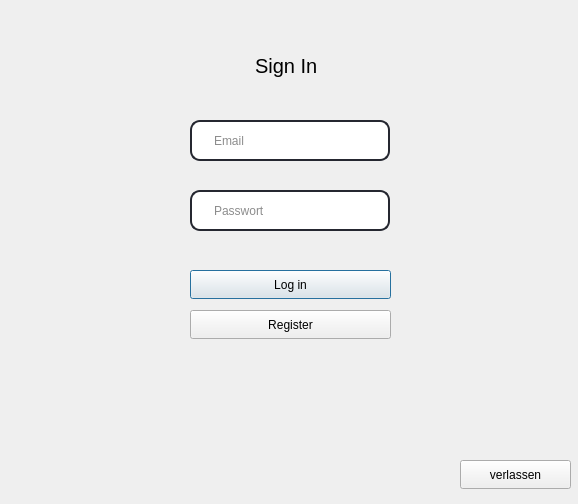
<?xml version="1.0" encoding="UTF-8"?>
<ui version="4.0">
 <class>login</class>
 <widget class="QDialog" name="login">
  <property name="geometry">
   <rect>
    <x>0</x>
    <y>0</y>
    <width>578</width>
    <height>504</height>
   </rect>
  </property>
  <property name="windowTitle">
   <string>Dialog</string>
  </property>
  <widget class="QLineEdit" name="emailInput">
   <property name="geometry">
    <rect>
     <x>190</x>
     <y>120</y>
     <width>200</width>
     <height>41</height>
    </rect>
   </property>
   <property name="minimumSize">
    <size>
     <width>200</width>
     <height>40</height>
    </size>
   </property>
   <property name="styleSheet">
    <string notr="true">QLineEdit{
border: 2px solid rgb(37,39,48);
border-radius: 10px;
color: rgb(26, 26, 26);
padding-left: 20px;
padding-right:20px;
height: 40px;
width: 40px;
border-bottom: 2px solid rgb(37,39,48);
border-bottom-left-radius: 10px; 
border-bottom-right-radius: 10px;
}</string>
   </property>
   <property name="placeholderText">
    <string>Email</string>
   </property>
  </widget>
  <widget class="QLineEdit" name="PasswordInput">
   <property name="geometry">
    <rect>
     <x>190</x>
     <y>190</y>
     <width>200</width>
     <height>41</height>
    </rect>
   </property>
   <property name="minimumSize">
    <size>
     <width>200</width>
     <height>40</height>
    </size>
   </property>
   <property name="styleSheet">
    <string notr="true">QLineEdit{
border: 2px solid rgb(37,39,48);
border-radius: 10px;
color: rgb(26, 26, 26);
padding-left: 20px;
padding-right:20px;
height: 40px;
width: 40px;
border-bottom: 2px solid rgb(37,39,48);
border-bottom-left-radius: 10px; 
border-bottom-right-radius: 10px;
}</string>
   </property>
   <property name="placeholderText">
    <string>Passwort</string>
   </property>
  </widget>
  <widget class="QLabel" name="OutputName">
   <property name="geometry">
    <rect>
     <x>230</x>
     <y>40</y>
     <width>121</width>
     <height>51</height>
    </rect>
   </property>
   <property name="maximumSize">
    <size>
     <width>16777215</width>
     <height>16777215</height>
    </size>
   </property>
   <property name="font">
    <font>
     <pointsize>15</pointsize>
    </font>
   </property>
   <property name="autoFillBackground">
    <bool>false</bool>
   </property>
   <property name="styleSheet">
    <string notr="true">QLabel{
padding-left: 20px;
padding-right:20px;
height: 40px;
width: 40px;s
}</string>
   </property>
   <property name="text">
    <string>Sign In</string>
   </property>
  </widget>
  <widget class="QPushButton" name="LogInButton">
   <property name="geometry">
    <rect>
     <x>190</x>
     <y>270</y>
     <width>201</width>
     <height>29</height>
    </rect>
   </property>
   <property name="text">
    <string>Log in</string>
   </property>
  </widget>
  <widget class="QPushButton" name="RegisterButton">
   <property name="geometry">
    <rect>
     <x>190</x>
     <y>310</y>
     <width>201</width>
     <height>29</height>
    </rect>
   </property>
   <property name="text">
    <string>Register</string>
   </property>
  </widget>
  <widget class="QPushButton" name="verlassenButton">
   <property name="geometry">
    <rect>
     <x>460</x>
     <y>460</y>
     <width>111</width>
     <height>29</height>
    </rect>
   </property>
   <property name="text">
    <string>verlassen</string>
   </property>
  </widget>
 </widget>
 <resources/>
 <connections/>
</ui>
